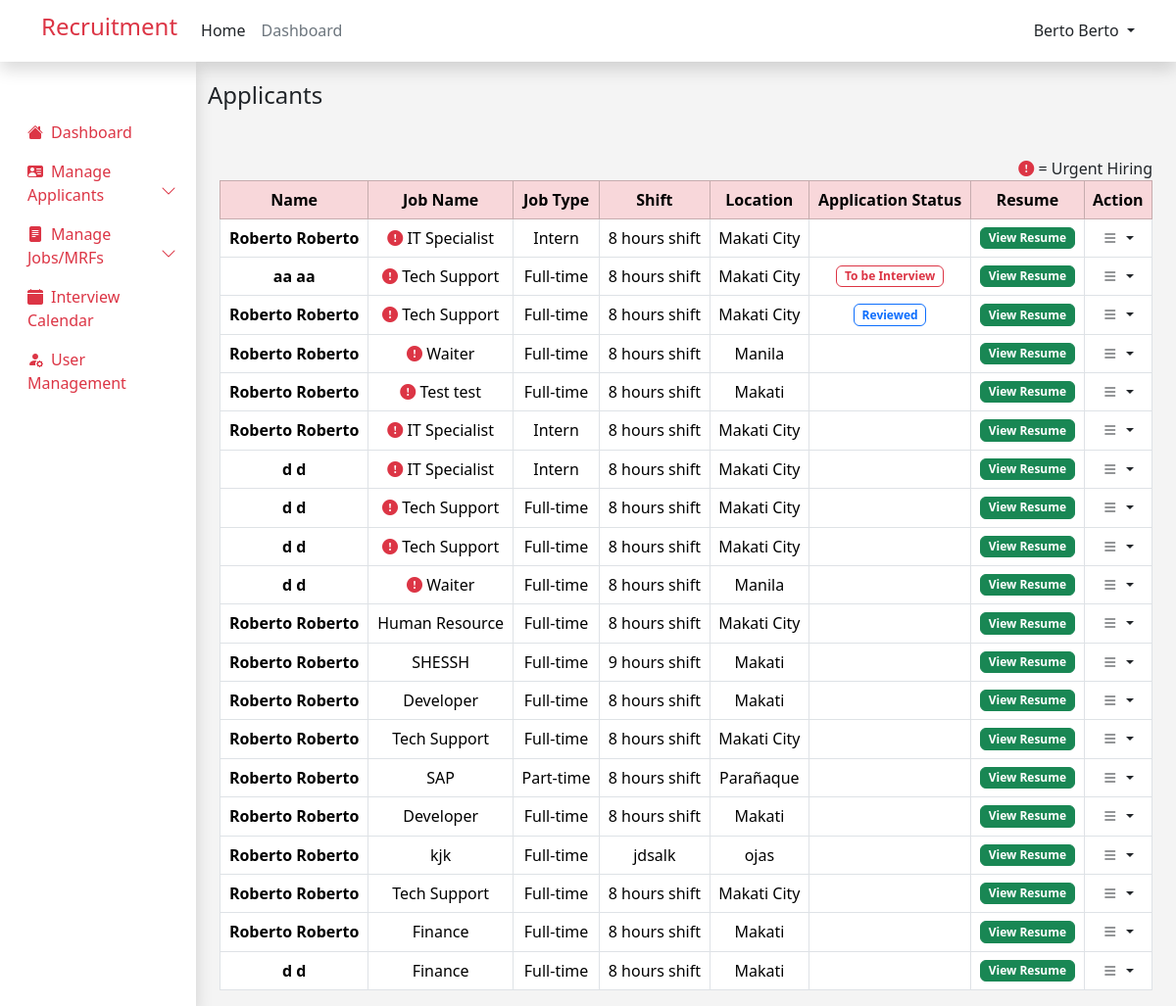
/admin/applicants.php (signed in), run on an earlier commit of the app's database.
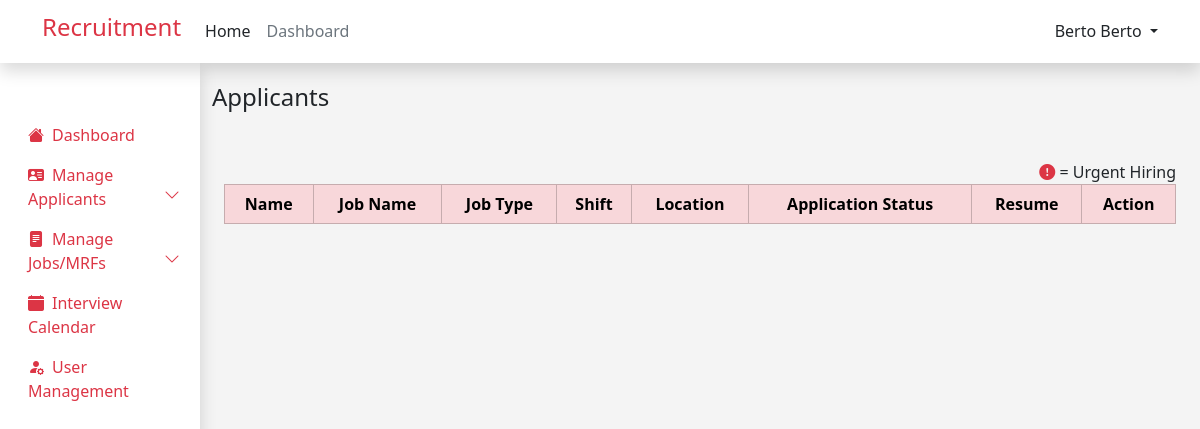
And on a later commit of the database.
### tables this page shows
CREATE TABLE `job_applicants` (
  `id` int(12) NOT NULL,
  `user_id` int(12) NOT NULL,
  `job_id` int(12) NOT NULL,
  `application_status` varchar(255) NOT NULL,
  `interview_date` datetime DEFAULT NULL
);

CREATE TABLE `user` (
  `id` int(11) NOT NULL,
  `first_name` varchar(255) NOT NULL,
  `last_name` varchar(255) NOT NULL,
  `email` varchar(255) NOT NULL,
  `password` varchar(255) NOT NULL,
  `role` varchar(255) NOT NULL,
  `resume` varchar(255) NOT NULL,
  `branch` varchar(255) NOT NULL
);

CREATE TABLE `jobs` (
  `id` int(12) NOT NULL,
  `job_name` varchar(255) NOT NULL,
  `number_required` int(12) NOT NULL,
  `job_type` varchar(255) NOT NULL,
  `shift_and_schedule` varchar(255) NOT NULL,
  `location` varchar(255) NOT NULL,
  `job_description` text NOT NULL,
  `qualification` text NOT NULL,
  `priority` varchar(255) NOT NULL,
  `industry` varchar(255) NOT NULL,
  `created_at` timestamp NOT NULL DEFAULT current_timestamp() ON UPDATE current_timestamp()
);

### admin/applicants.php (the view, shortened to what this page needs)
<?php
include ('../admin/applicants_process.php');
$query =
    "SELECT job_applicants.*, jobs.job_name, jobs.job_type, jobs.shift_and_schedule, jobs.location, jobs.priority, user.first_name, user.last_name, user.resume
    FROM ((job_applicants
    INNER JOIN jobs ON job_applicants.job_id = jobs.id)
    INNER JOIN user ON job_applicants.user_id = user.id)
    WHERE job_applicants.application_status != 'Not Selected' AND job_applicants.application_status != 'Selected'
    ORDER BY CASE WHEN jobs.priority = 'Urgent Hiring' THEN 0 ELSE 1 END";
$result = mysqli_query($conn, $query);
include ('../components/header.php');
?>
<!DOCTYPE html>
<html lang="en">
<head>
</head>
<body style="background-color: #F4F4F4; ">
    <div class="container-fluid">
        <div class="row">
            <div class="col-md-2 col-lg-3 col-xl-2 bg-white  p-0 m-0 d-lg-block shadow" style="min-height: 91vh;">
                <?php include ("../admin/admin_sidebar.php"); ?>
            </div>
            <div class="col-md-10 col-lg-9 col-xl-10  mt-3">
                <h4 class=" mt-1 mb-5 ">Applicants</h4>
                <div class="container-fluid table-responsive">
                    <span class="float-end">
                        <i class="bi bi-exclamation-circle-fill text-danger"></i> = Urgent
                        Hiring
                    </span>
                    <table id="applTable" class="table text-center table-hover table-bordered">
                        <thead class="table-danger">
                            <tr>
                                <th>Name</th>
                                <th>Job Name</th>
                                <th>Job Type</th>
                                <th>Shift</th>
                                <th>Location</th>
                                <th>Application Status</th>
                                <th>Resume</th>
                                <th>Action</th>
                            </tr>
                        </thead>
                        <tbody>
                            <?php
                            while ($row = mysqli_fetch_assoc($result)) {
                                ?>
                                <tr>
                                    <th>
                                        <?php echo $row['first_name'] . ' ' . $row['first_name']; ?>
                                    </th>
                                    <td>
                                        <?php
                                        if ($row['priority'] == 'Urgent Hiring') {
                                            ?>
                                            <i class="bi bi-exclamation-circle-fill text-danger"></i>
                                            <?php
                                            echo $row['job_name'];
                                        } else {
                                            echo $row['job_name'];
                                        }
                                        ?>
                                    </td>
                                    <td>
                                        <?php echo $row['job_type']; ?>
                                    </td>
                                    <td>
                                        <?php echo $row['shift_and_schedule']; ?>
                                    </td>
                                    <td>
                                        <?php echo $row['location']; ?>
                                    </td>
                                    <td>
                                        <?php
                                        if ($row['application_status'] == 'Pending') {
                                            ?>
                                            <span class="badge border border-secondary text-secondary">
                                                Pending
                                            </span>
                                            <?php
                                        } elseif ($row['application_status'] == 'Reviewed') {
                                            ?>
                                            <span class="badge border border-primary text-primary">
                                                Reviewed
                                            </span>
                                            <?php
                                        } elseif ($row['application_status'] == 'Interview') {
                                            ?>
                                            <span class="badge border border-danger text-danger"">
                                                To be Interview
                                            </span>
                                            <?php
                                        }
                                        ?>
                                    </td>
                                    <td>
                                        <a href=" /recruitment/resume/<?php echo $row['resume']; ?>" target="_blank"
                                            class="text-decoration-none btn btn-success badge view-resume"
                                            data-application-id="<?php echo $row['id']; ?>">
                                            View Resume
                                            </a>
                                    </td>
                                    <td>
                                        <a href="#" class="d-block text-dark text-decoration-none dropdown-toggle"
                                            id="dropdownUser2" data-bs-toggle="dropdown" aria-expanded="false">
                                            <i class="bi bi-list"></i>
                                        </a>
                                    </td>
                                </tr>
                                <?php
                            }
                            ?>
                        </tbody>
                    </table>
                </div>
            </div>
        </div>
    </div>
</body>
</html>

### components/header.php (shortened to what this page needs)
<html lang="en">
<head>
    <link href="https://cdn.jsdelivr.net/npm/bootstrap@5.3.3/dist/css/bootstrap.min.css" rel="stylesheet"
>
    <link rel="stylesheet" href="https://cdn.jsdelivr.net/npm/bootstrap-icons@1.10.5/font/bootstrap-icons.css">
    <link href="https://cdn.jsdelivr.net/npm/summernote@0.8.18/dist/summernote.min.css" rel="stylesheet">
    <link href="https://cdn.jsdelivr.net/npm/summernote@0.8.18/dist/summernote-lite.min.css" rel="stylesheet">
    <link rel="stylesheet" href="https://cdn.datatables.net/2.0.3/css/dataTables.dataTables.min.css">
    <?php
    if (isset($_SESSION['user_role']) && $_SESSION['user_role'] != 'user') {
        if (strpos($_SERVER['REQUEST_URI'], '/admin/') !== false) {
            ?>
            <link rel="stylesheet" href="../components/style.css">
            <?php
        } else {
            ?>
            <link rel="stylesheet" href="components/style.css">
            <?php
        }
    } else {
        ?>
        <link rel="stylesheet" href="components/style.css">
        <?php
    }
    ?>
</head>
<body>
    <?php
    if (isset($_SESSION['user_role']) && $_SESSION['user_role'] != 'user') {
        if (strpos($_SERVER['REQUEST_URI'], '/admin/') !== false) {
            include ('../components/header_content.php');
        } else {
            include ('components/header_content.php');
        }
    } else {
        include ('components/header_content.php');
    }
    ?>
</body>
</html>

### components/header_content.php (shortened to what this page needs)
<nav class="navbar navbar-expand-lg shadow bg-white">
    <div class="container">
        <a href="/recruitment" class="navbar-brand text-danger">
            <h4>Recruitment</h4>
        </a>
        <div class="collapse navbar-collapse justify-content-lg-start" id="navbarNav">
            <ul class="navbar-nav me-lg-auto mb-2 justify-content-center mb-md-0">
                <li class="nav-item">
                    <a href="/recruitment"
                        class="nav-link link-dark <?php echo ($_SERVER['REQUEST_URI'] == '/recruitment' || $_SERVER['REQUEST_URI'] == '/recruitment/' || $_SERVER['REQUEST_URI'] == '/recruitment/index.php') ? 'text-dark fw-bold' : 'text-dark'; ?>">
                        Home
                    </a>
                </li>
                <?php
                if (isset($_SESSION['user_role'])) {
                    if ($_SESSION['user_role'] !== 'user' && $_SESSION['user_role'] !== 'Operations') {
                        $adminDashboardUrl = "/recruitment/admin/home.php";
                        $href = $adminDashboardUrl;
                        $isActive = ($_SERVER['REQUEST_URI'] == $adminDashboardUrl || $_SERVER['REQUEST_URI'] == $adminDashboardUrl . '/') ? ' text-dark fw-bold' : ' text-secondary';
                        echo '
                        <li class="nav-item">
                            <a href="' . $href . '" class="nav-link  link-dark ' . $isActive . '">
                                Dashboard
                            </a>
                        </li>
                        ';
                    } else if ($_SESSION['user_role'] == 'Operations') {
                        $mrfUrl = "/recruitment/admin/add_mrf.php";
                        $href = $mrfUrl;
                        $isActive = ($_SERVER['REQUEST_URI'] == $mrfUrl || $_SERVER['REQUEST_URI'] == $mrfUrl . '/') ? ' text-dark fw-bold' : ' text-secondary';
                        echo '
                        <li class="nav-item">
                            <a href="' . $href . '" class="nav-link  link-dark ' . $isActive . '">
                                MRF
                            </a>
                        </li>
                        ';
                    }
                }
                ?>
            </ul>
            <div class="navbar-text text-end">
                <?php
                if (isset($_SESSION["user_id"])) {
                    $user = $_SESSION["user_name"];
                    echo '
                            <div class="row">
                                <div class="col-sm-1 dropdown d-flex justify-content-start">
                                    <a href="#" class="d-block link-danger text-decoration-none dropdown-toggle text-dark" id="dropdownUser2"
                                        data-bs-toggle="dropdown" aria-expanded="false">
                                        ' . $user . '
                                    </a>
                                    <ul class="dropdown-menu text-small shadow" aria-labelledby="dropdownUser2">
                                        <li><a class="dropdown-item" href="/recruitment/profile.php"><i class="bi bi-person-circle"></i> Profile</a></li>
                                        <li>
                                            <hr class="dropdown-divider">
                                        </li>
                                        <li><a class="dropdown-item" href="/recruitment/logout.php"><i class="bi bi-box-arrow-right"></i> Sign out</i></a></li>
                                    </ul>
                                </div>
                            </div>
                        ';
                } else {
                    echo '
                            <a href="login.php" class="btn btn-outline-danger me-2" style="border-radius: 0;">Login</a>
                            <a href="register.php" class="btn btn-danger" style="border-radius: 0;">Sign-up</a>
                        ';
                }
                ?>
            </div>
        </div>
    </div>
</nav>

### admin/admin_sidebar.php (shortened to what this page needs)
<div class="accordion p-1" id="accordionExample">
    <ul class="nav flex-column mt-5">
        <li>
            <a href="../admin/home.php"
                class="nav-link p-2 ps-4 <?php echo ($_SERVER['REQUEST_URI'] == '/recruitment/admin/home.php' || $_SERVER['REQUEST_URI'] == '/recruitment/admin/home.php/') ? 'border-end border-danger border-5 bg-danger text-white' : 'text-danger'; ?>">
                <i class="bi bi-house-fill me-2"></i>Dashboard
            </a>
        </li>
        <li>
            <a href="#"
                class="nav-link  bg-opacity-25 p-2 ps-4 text-danger <?php echo ($_SERVER['REQUEST_URI'] == '/recruitment/admin/pooling_applicant.php' || $_SERVER['REQUEST_URI'] == '/recruitment/admin/shortlisted_applicant.php' || $_SERVER['REQUEST_URI'] == '/recruitment/admin/identified_applicant.php') ? 'bg-danger' : ''; ?>"
                data-bs-toggle="collapse" data-bs-target="#manageApplicantCollapse" aria-expanded="true">
                <i class="bi bi-person-vcard-fill me-2"></i>Manage Applicants<i
                    class="bi bi-chevron-down me-2 float-end"></i>
            </a>
        </li>
        <li>
            <a href="#"
                class="nav-link  bg-opacity-25 p-2 ps-4 text-danger <?php echo ($_SERVER['REQUEST_URI'] == '/recruitment/admin/add_job.php' || $_SERVER['REQUEST_URI'] == '/recruitment/admin/mrf_list.php') ? 'bg-danger' : ''; ?>"
                data-bs-toggle="collapse" data-bs-target="#manageJobsCollapse" aria-expanded="true">
                <i class="bi bi-file-text-fill me-2"></i>Manage Jobs/MRFs<i
                    class="bi bi-chevron-down me-2 float-end"></i>
            </a>
        </li>
        <li>
            <a href="../admin/interview_calendar.php"
                class="nav-link p-2 ps-4 <?php echo ($_SERVER['REQUEST_URI'] == '/recruitment/admin/interview_calendar.php' || $_SERVER['REQUEST_URI'] == '/recruitment/admin/interview_calendar.php/') ? 'border-end border-danger border-5 bg-danger text-white' : 'text-danger'; ?>">
                <i class="bi bi-calendar-fill me-2"></i>Interview Calendar
            </a>
        </li>
        <?php
        if ($_SESSION['user_role'] == 'Super Admin') {
            ?>
            <li>
                <a href="../admin/manage_user.php"
                    class="nav-link p-2 ps-4 <?php echo ($_SERVER['REQUEST_URI'] == '/recruitment/admin/manage_user.php' || $_SERVER['REQUEST_URI'] == '/recruitment/admin/manage_user.php/') ? 'border-end border-danger border-5 bg-danger text-white' : 'text-danger'; ?>">
                    <i class="bi bi-person-fill-gear me-2"></i>User Management
                </a>
            </li>
            <?php
        }
        ?>
    </ul>
</div>

What changed in the data, as far as the page shows it:
removed job_applicants: user.first_name "Roberto", job.job_name "IT Specialist", job.job_type "Intern", job.shift_and_schedule "8 hours shift", job.location "Makati City"
removed job_applicants: user.first_name "aa", job.job_name "Tech Support", job.job_type "Full-time", job.shift_and_schedule "8 hours shift", job.location "Makati City", application_status "To be Interview"
removed job_applicants: user.first_name "Roberto", job.job_name "Tech Support", job.job_type "Full-time", job.shift_and_schedule "8 hours shift", job.location "Makati City", application_status "Reviewed"
removed job_applicants: user.first_name "Roberto", job.job_name "Waiter", job.job_type "Full-time", job.shift_and_schedule "8 hours shift", job.location "Manila"
removed job_applicants: user.first_name "Roberto", job.job_name "Test test", job.job_type "Full-time", job.shift_and_schedule "8 hours shift", job.location "Makati"
removed job_applicants: user.first_name "Roberto", job.job_name "IT Specialist", job.job_type "Intern", job.shift_and_schedule "8 hours shift", job.location "Makati City"
removed job_applicants: user.first_name "d", job.job_name "IT Specialist", job.job_type "Intern", job.shift_and_schedule "8 hours shift", job.location "Makati City"
removed job_applicants: user.first_name "d", job.job_name "Tech Support", job.job_type "Full-time", job.shift_and_schedule "8 hours shift", job.location "Makati City"
removed job_applicants: user.first_name "d", job.job_name "Tech Support", job.job_type "Full-time", job.shift_and_schedule "8 hours shift", job.location "Makati City"
removed job_applicants: user.first_name "d", job.job_name "Waiter", job.job_type "Full-time", job.shift_and_schedule "8 hours shift", job.location "Manila"
removed job_applicants: user.first_name "Roberto", job.job_name "Human Resource", job.job_type "Full-time", job.shift_and_schedule "8 hours shift", job.location "Makati City"
removed job_applicants: user.first_name "Roberto", job.job_name "SHESSH", job.job_type "Full-time", job.shift_and_schedule "9 hours shift", job.location "Makati"
removed job_applicants: user.first_name "Roberto", job.job_name "Developer", job.job_type "Full-time", job.shift_and_schedule "8 hours shift", job.location "Makati"
removed job_applicants: user.first_name "Roberto", job.job_name "Tech Support", job.job_type "Full-time", job.shift_and_schedule "8 hours shift", job.location "Makati City"
removed job_applicants: user.first_name "Roberto", job.job_name "SAP", job.job_type "Part-time", job.shift_and_schedule "8 hours shift", job.location "Parañaque"
removed job_applicants: user.first_name "Roberto", job.job_name "Developer", job.job_type "Full-time", job.shift_and_schedule "8 hours shift", job.location "Makati"
removed job_applicants: user.first_name "Roberto", job.job_name "kjk", job.job_type "Full-time", job.shift_and_schedule "jdsalk", job.location "ojas"
removed job_applicants: user.first_name "Roberto", job.job_name "Tech Support", job.job_type "Full-time", job.shift_and_schedule "8 hours shift", job.location "Makati City"
removed job_applicants: user.first_name "Roberto", job.job_name "Finance", job.job_type "Full-time", job.shift_and_schedule "8 hours shift", job.location "Makati"
removed job_applicants: user.first_name "d", job.job_name "Finance", job.job_type "Full-time", job.shift_and_schedule "8 hours shift", job.location "Makati"
